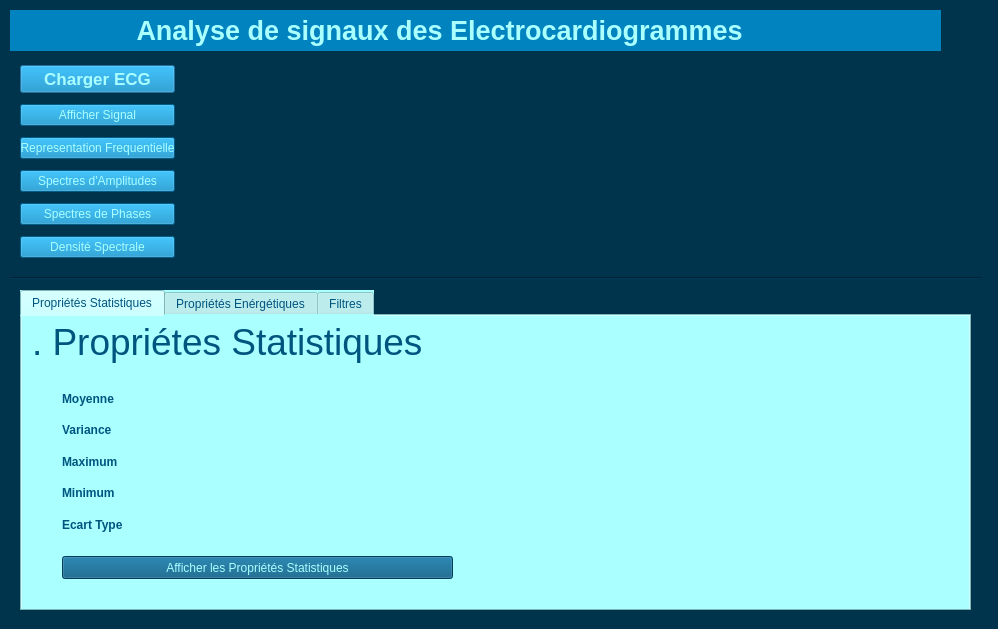
<?xml version="1.0" encoding="UTF-8"?>
<ui version="4.0">
 <class>fenetre</class>
 <widget class="QDialog" name="fenetre">
  <property name="geometry">
   <rect>
    <x>0</x>
    <y>0</y>
    <width>998</width>
    <height>629</height>
   </rect>
  </property>
  <property name="windowTitle">
   <string>Analyse de Signaux ECG</string>
  </property>
  <property name="styleSheet">
   <string notr="true">background-color: rgb(0, 52, 77);
color: rgb(170, 255, 255);
</string>
  </property>
  <widget class="QLabel" name="Titre">
   <property name="geometry">
    <rect>
     <x>10</x>
     <y>10</y>
     <width>931</width>
     <height>41</height>
    </rect>
   </property>
   <property name="font">
    <font>
     <family>MS Shell Dlg 2</family>
     <pointsize>20</pointsize>
     <weight>75</weight>
     <bold>true</bold>
    </font>
   </property>
   <property name="styleSheet">
    <string notr="true">background-color: rgb(0, 131, 191);</string>
   </property>
   <property name="text">
    <string>                 Analyse de signaux des Electrocardiogrammes</string>
   </property>
  </widget>
  <widget class="Line" name="line">
   <property name="geometry">
    <rect>
     <x>10</x>
     <y>270</y>
     <width>971</width>
     <height>16</height>
    </rect>
   </property>
   <property name="orientation">
    <enum>Qt::Horizontal</enum>
   </property>
  </widget>
  <widget class="QWidget" name="verticalLayoutWidget">
   <property name="geometry">
    <rect>
     <x>220</x>
     <y>60</y>
     <width>721</width>
     <height>201</height>
    </rect>
   </property>
   <layout class="QVBoxLayout" name="Graphe"/>
  </widget>
  <widget class="QWidget" name="layoutWidget">
   <property name="geometry">
    <rect>
     <x>20</x>
     <y>60</y>
     <width>155</width>
     <height>205</height>
    </rect>
   </property>
   <layout class="QVBoxLayout" name="verticalLayout">
    <item>
     <widget class="QPushButton" name="ChargerEcg">
      <property name="font">
       <font>
        <pointsize>13</pointsize>
        <weight>75</weight>
        <bold>true</bold>
       </font>
      </property>
      <property name="styleSheet">
       <string notr="true">background-color: rgb(0, 131, 191);</string>
      </property>
      <property name="text">
       <string>Charger ECG</string>
      </property>
     </widget>
    </item>
    <item>
     <widget class="QPushButton" name="afficheSignal">
      <property name="font">
       <font>
        <pointsize>9</pointsize>
        <weight>50</weight>
        <bold>false</bold>
       </font>
      </property>
      <property name="styleSheet">
       <string notr="true">background-color: rgb(0, 131, 191);</string>
      </property>
      <property name="text">
       <string>Afficher Signal</string>
      </property>
     </widget>
    </item>
    <item>
     <widget class="QPushButton" name="RepFrec">
      <property name="styleSheet">
       <string notr="true">background-color: rgb(0, 131, 191);</string>
      </property>
      <property name="text">
       <string>Representation Frequentielle</string>
      </property>
     </widget>
    </item>
    <item>
     <widget class="QPushButton" name="SpectAmp">
      <property name="styleSheet">
       <string notr="true">background-color: rgb(0, 131, 191);</string>
      </property>
      <property name="text">
       <string>Spectres d'Amplitudes</string>
      </property>
     </widget>
    </item>
    <item>
     <widget class="QPushButton" name="SpectPhase">
      <property name="styleSheet">
       <string notr="true">background-color: rgb(0, 131, 191);</string>
      </property>
      <property name="text">
       <string>Spectres de Phases</string>
      </property>
     </widget>
    </item>
    <item>
     <widget class="QPushButton" name="DenSpect">
      <property name="styleSheet">
       <string notr="true">background-color: rgb(0, 131, 191);</string>
      </property>
      <property name="text">
       <string>Densité Spectrale</string>
      </property>
     </widget>
    </item>
   </layout>
  </widget>
  <widget class="QSplitter" name="splitter">
   <property name="geometry">
    <rect>
     <x>30</x>
     <y>280</y>
     <width>811</width>
     <height>23</height>
    </rect>
   </property>
   <property name="orientation">
    <enum>Qt::Horizontal</enum>
   </property>
  </widget>
  <widget class="QTabWidget" name="tabWidget">
   <property name="geometry">
    <rect>
     <x>20</x>
     <y>290</y>
     <width>951</width>
     <height>321</height>
    </rect>
   </property>
   <property name="styleSheet">
    <string notr="true">color: rgb(0, 85, 127);
background-color: rgb(170, 255, 255);</string>
   </property>
   <property name="currentIndex">
    <number>0</number>
   </property>
   <widget class="QWidget" name="tab_3">
    <attribute name="title">
     <string>Propriétés Statistiques</string>
    </attribute>
    <widget class="QLabel" name="label">
     <property name="geometry">
      <rect>
       <x>10</x>
       <y>0</y>
       <width>811</width>
       <height>51</height>
      </rect>
     </property>
     <property name="font">
      <font>
       <pointsize>28</pointsize>
      </font>
     </property>
     <property name="text">
      <string>. Propriétes Statistiques</string>
     </property>
    </widget>
    <widget class="QPushButton" name="AfficheStats">
     <property name="geometry">
      <rect>
       <x>40</x>
       <y>240</y>
       <width>391</width>
       <height>23</height>
      </rect>
     </property>
     <property name="styleSheet">
      <string notr="true">background-color: rgb(0, 85, 127);
color: rgb(170, 255, 255);</string>
     </property>
     <property name="text">
      <string>Afficher les Propriétés Statistiques</string>
     </property>
    </widget>
    <widget class="QWidget" name="layoutWidget">
     <property name="geometry">
      <rect>
       <x>40</x>
       <y>70</y>
       <width>391</width>
       <height>151</height>
      </rect>
     </property>
     <layout class="QGridLayout" name="gridLayout">
      <item row="0" column="0">
       <widget class="QLabel" name="Moy">
        <property name="font">
         <font>
          <weight>75</weight>
          <bold>true</bold>
         </font>
        </property>
        <property name="text">
         <string>Moyenne</string>
        </property>
       </widget>
      </item>
      <item row="0" column="1">
       <widget class="QLabel" name="MoyVal">
        <property name="text">
         <string/>
        </property>
       </widget>
      </item>
      <item row="1" column="0">
       <widget class="QLabel" name="Var">
        <property name="font">
         <font>
          <weight>75</weight>
          <bold>true</bold>
         </font>
        </property>
        <property name="text">
         <string>Variance</string>
        </property>
       </widget>
      </item>
      <item row="1" column="1">
       <widget class="QLabel" name="VarVal">
        <property name="text">
         <string/>
        </property>
       </widget>
      </item>
      <item row="2" column="0">
       <widget class="QLabel" name="Max">
        <property name="font">
         <font>
          <weight>75</weight>
          <bold>true</bold>
         </font>
        </property>
        <property name="text">
         <string>Maximum</string>
        </property>
       </widget>
      </item>
      <item row="2" column="1">
       <widget class="QLabel" name="MaxVal">
        <property name="text">
         <string/>
        </property>
       </widget>
      </item>
      <item row="3" column="0">
       <widget class="QLabel" name="Min">
        <property name="font">
         <font>
          <weight>75</weight>
          <bold>true</bold>
         </font>
        </property>
        <property name="text">
         <string>Minimum</string>
        </property>
       </widget>
      </item>
      <item row="3" column="1">
       <widget class="QLabel" name="MinVal">
        <property name="text">
         <string/>
        </property>
       </widget>
      </item>
      <item row="4" column="0">
       <widget class="QLabel" name="EType">
        <property name="font">
         <font>
          <weight>75</weight>
          <bold>true</bold>
         </font>
        </property>
        <property name="text">
         <string>Ecart Type</string>
        </property>
       </widget>
      </item>
      <item row="4" column="1">
       <widget class="QLabel" name="ETypeVal">
        <property name="text">
         <string/>
        </property>
       </widget>
      </item>
     </layout>
    </widget>
   </widget>
   <widget class="QWidget" name="tab_4">
    <attribute name="title">
     <string>Propriétés Enérgétiques</string>
    </attribute>
    <widget class="QLabel" name="label_12">
     <property name="geometry">
      <rect>
       <x>10</x>
       <y>0</y>
       <width>811</width>
       <height>51</height>
      </rect>
     </property>
     <property name="font">
      <font>
       <pointsize>28</pointsize>
      </font>
     </property>
     <property name="text">
      <string>. Propriétes Enérgétiques</string>
     </property>
    </widget>
    <widget class="QPushButton" name="AfficheEng">
     <property name="geometry">
      <rect>
       <x>40</x>
       <y>250</y>
       <width>421</width>
       <height>23</height>
      </rect>
     </property>
     <property name="styleSheet">
      <string notr="true">background-color: rgb(0, 85, 127);
color: rgb(170, 255, 255);</string>
     </property>
     <property name="text">
      <string>Afficher Propriétés Enérgétiques</string>
     </property>
    </widget>
    <widget class="QWidget" name="layoutWidget">
     <property name="geometry">
      <rect>
       <x>40</x>
       <y>80</y>
       <width>421</width>
       <height>161</height>
      </rect>
     </property>
     <layout class="QGridLayout" name="gridLayout_2">
      <item row="0" column="0">
       <widget class="QLabel" name="Eng">
        <property name="font">
         <font>
          <weight>75</weight>
          <bold>true</bold>
         </font>
        </property>
        <property name="text">
         <string>Enérgie</string>
        </property>
       </widget>
      </item>
      <item row="0" column="1">
       <widget class="QLabel" name="EngVal">
        <property name="text">
         <string/>
        </property>
       </widget>
      </item>
      <item row="1" column="0">
       <widget class="QLabel" name="PuiMoy">
        <property name="font">
         <font>
          <weight>75</weight>
          <bold>true</bold>
         </font>
        </property>
        <property name="text">
         <string>Puissance Moyenne</string>
        </property>
       </widget>
      </item>
      <item row="1" column="1">
       <widget class="QLabel" name="PuiMoyVal">
        <property name="text">
         <string/>
        </property>
       </widget>
      </item>
     </layout>
    </widget>
   </widget>
   <widget class="QWidget" name="tab_5">
    <attribute name="title">
     <string>Filtres</string>
    </attribute>
    <widget class="QWidget" name="verticalLayoutWidget_2">
     <property name="geometry">
      <rect>
       <x>40</x>
       <y>50</y>
       <width>681</width>
       <height>211</height>
      </rect>
     </property>
     <layout class="QVBoxLayout" name="CorrGraph"/>
    </widget>
    <widget class="QWidget" name="layoutWidget">
     <property name="geometry">
      <rect>
       <x>750</x>
       <y>60</y>
       <width>181</width>
       <height>191</height>
      </rect>
     </property>
     <layout class="QVBoxLayout" name="verticalLayout_2">
      <item>
       <widget class="QPushButton" name="FiltEncG">
        <property name="styleSheet">
         <string notr="true">background-color: rgb(0, 131, 191);
color: rgb(170, 255, 255);</string>
        </property>
        <property name="text">
         <string>Filtre a encoche (Gain)</string>
        </property>
       </widget>
      </item>
      <item>
       <widget class="QPushButton" name="FiltEncPH">
        <property name="styleSheet">
         <string notr="true">background-color: rgb(0, 131, 191);
color: rgb(170, 255, 255);</string>
        </property>
        <property name="text">
         <string>Filtre a encoche (Phase)</string>
        </property>
       </widget>
      </item>
      <item>
       <widget class="QPushButton" name="FiltPB">
        <property name="styleSheet">
         <string notr="true">background-color: rgb(0, 131, 191);
color: rgb(170, 255, 255);
</string>
        </property>
        <property name="text">
         <string>Filtre Passe Bande</string>
        </property>
       </widget>
      </item>
      <item>
       <widget class="QPushButton" name="FiltD">
        <property name="styleSheet">
         <string notr="true">background-color: rgb(0, 131, 191);
color: rgb(170, 255, 255);</string>
        </property>
        <property name="text">
         <string>Filtre Dérivateur</string>
        </property>
       </widget>
      </item>
      <item>
       <widget class="QPushButton" name="Tnl">
        <property name="styleSheet">
         <string notr="true">background-color: rgb(0, 131, 191);
color: rgb(170, 255, 255);</string>
        </property>
        <property name="text">
         <string>Transformé Non-Lineaire</string>
        </property>
       </widget>
      </item>
     </layout>
    </widget>
    <widget class="QLabel" name="label_2">
     <property name="geometry">
      <rect>
       <x>40</x>
       <y>0</y>
       <width>201</width>
       <height>41</height>
      </rect>
     </property>
     <property name="font">
      <font>
       <pointsize>28</pointsize>
      </font>
     </property>
     <property name="text">
      <string>.Filtres</string>
     </property>
    </widget>
   </widget>
  </widget>
 </widget>
 <resources/>
 <connections/>
</ui>
